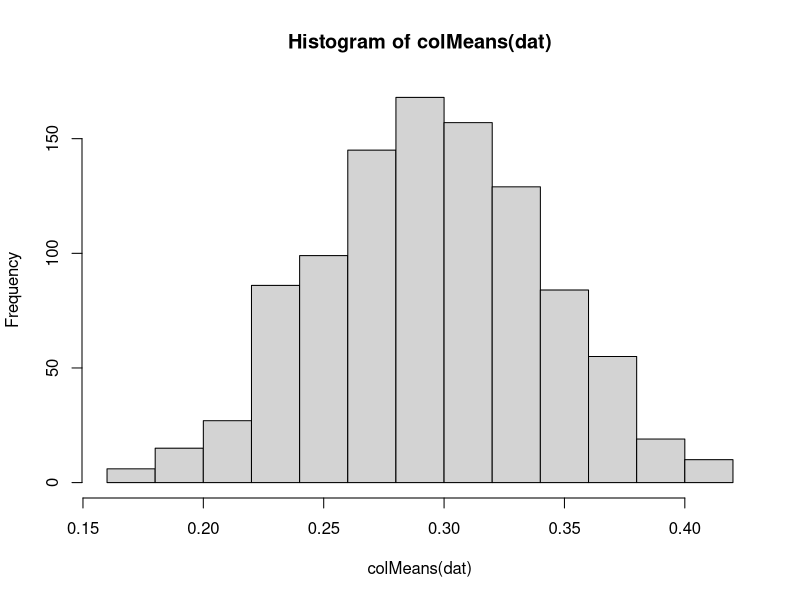

Here is the R script that generated this plot:
n = 100
p = 0.3
x = rbinom(n, 1, p)
x
xbar = mean(x )
xbar
x = rbinom(n, 1, p)
mean(x)

?replicate
dat = replicate(1000, rbinom(n, 1, p))
str(dat)
colMeans(dat)
hist(colMeans(dat))
mean(colMeans(dat))
p
